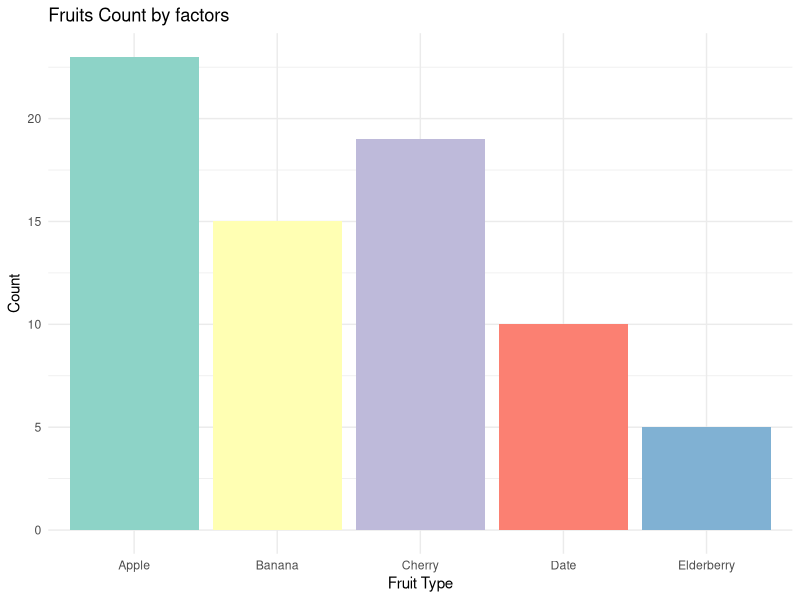
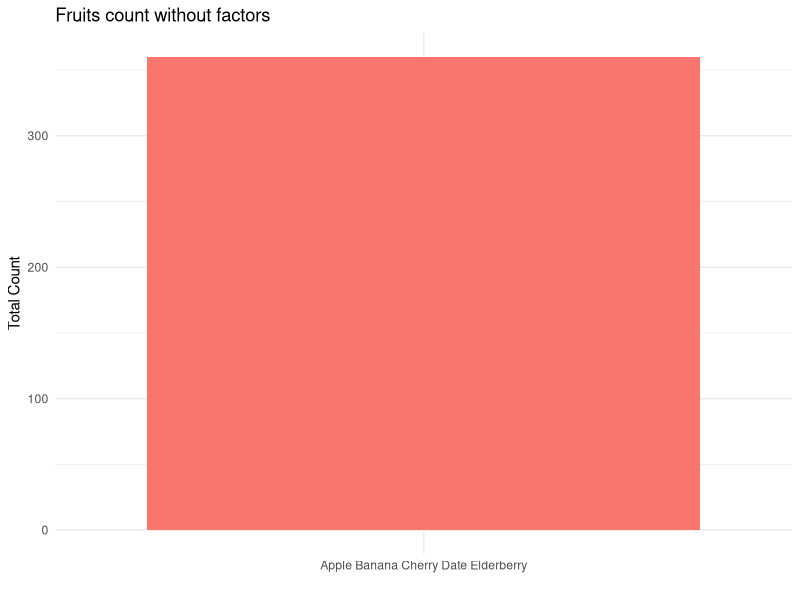

Write the R code that produced these figures, in order.
## ---- chunk 1
#| include: false
#| eval: true
library(tidyverse)
## ---- chunk 2
# Creating a numeric vector
numeric_vector <- c(1, 3, 5, 7, 9)
## ---- chunk 3
# Creating a character vector
character_vector <- c("apple", "banana", "cherry")
## ---- chunk 4
# Creating a logical vector
logical_vector <- c(TRUE, FALSE, TRUE)
## ---- chunk 5
#Accessing the second element of numeric_vector
numeric_vector[2]
# here we asked R what element is at index 2
# the answer is  3
## ---- chunk 6
# Adding an element to numeric_vector
numeric_vector <- c(numeric_vector, 11)  # numeric_vector is now c(1, 3, 5, 7, 9, 11)

## ---- chunk 7
# Removing the first element from numeric_vector
numeric_vector <- numeric_vector[-1]  # numeric_vector is now c(3, 5, 7, 9, 11)
## ---- chunk 8
# Changing the third element of numeric_vector
numeric_vector[3] <- 10  # numeric_vector is now c(2, 3, 10, 5, 6)
## ---- chunk 9

# 1. Create a character vector with names of three of your favorite fruits.
favorite_fruits <- c("Apple", "Banana", "Cherry")

# 2. Access and print the second element of the vector.
second_fruit <- favorite_fruits[2]
print(second_fruit)

# 4. Add another favorite fruit to your vector.
favorite_fruits <- c(favorite_fruits, "Date")
print(favorite_fruits)

# 4. Remove the first element from your vector.
favorite_fruits <- favorite_fruits[-1]
print(favorite_fruits)

# 4. Change the last element of your vector to a different fruit item.

favorite_fruits[3] <- "Elderberry"
print(favorite_fruits)

# Now, the favorite_fruits vector should be: c("Banana", "Cherry", "Elderberry")

## ---- chunk 10
library(ggplot2)

# Example dataset: Fruits and their counts
fruits <- c("Apple", "Banana", "Cherry", "Date", "Elderberry")
counts <- c(23, 15, 19, 10, 5)

# Calculate total count of all fruits
total_count <- sum(counts)

# Create a data frame
fruit_data <- data.frame(Fruit = factor(fruits, levels = fruits), Count = counts)

# Use ggplot2 to create a bar plot
ggplot(fruit_data, aes(x = Fruit, y = Count, fill = Fruit)) +
  geom_bar(stat = "identity") +
  scale_fill_brewer(palette = "Set3") +
  labs(x = "Fruit Type", y = "Count", title = "Fruits Count by factors") +
  theme_minimal() +
  theme(legend.position = "none")
## ---- chunk 11
# R code to plot all fruits as a single bar, ignoring individual counts

# Example dataset: Fruits and their counts without factor levels
fruits <- rep("Apple Banana Cherry Date Elderberry", 5)
counts <- c(23, 15, 19, 10, 5)

# Calculate the total count
total_count <- sum(counts)

# Create a data frame with a single fruit category
fruit_data_combined <- data.frame(Fruit = fruits, Count = total_count)

# Use ggplot2 to create a bar plot with all fruits combined into a single bar
ggplot(fruit_data_combined, aes(x = Fruit, y = Count, fill = Fruit)) +
  geom_bar(stat = "identity") +
  labs(x = "", y = "Total Count", title = "Fruits count without factors") +
  theme_minimal() +
  theme(legend.position = "none")
## ---- chunk 12
# Create a vector of fruit names
fruit_vector <- c("Apple", "Banana", "Cherry", "Apple", "Cherry", "Banana", "Banana", "Cherry", "Apple","Apple","Apple")
## ---- chunk 13
fruit_vector #  you can get the value of a vector just by running its name in the console or in a code chunk
## ---- chunk 14
# In this code, convert the fruit_vector vector into a factor using the factor() function.
fruit_factor <- factor(fruit_vector)
## ---- chunk 15
fruit_factor  
## ---- chunk 16
levels(fruit_factor)  
## ---- chunk 17
summary(fruit_factor)

## ---- chunk 18
sizes <- c("Small", "Medium", "Large", "Medium", "Small")
## ---- chunk 19
ordered_sizes <- factor(sizes, ordered = TRUE, levels = c("Small", "Medium", "Large"))
## ---- chunk 20
fruits <- c("apple", "banana", "cherry", "apple", "cherry")
fruit_factor <- factor(fruits)
## ---- chunk 21
fruit_labels <- as.character(fruit_factor)
## ---- chunk 22
fruit_numbers <- as.numeric(fruit_factor)
## ---- chunk 23

# 1. Create a factor variable with your favorite colors.
favorite_colors <- c("Red", "Blue", "Green", "Blue", "Red")
color_factor <- factor(favorite_colors)

# 2. Find out the levels of your factor variable.
color_levels <- levels(color_factor)
color_levels  # Output: "Blue" "Green" "Red"

# 5. Create an ordered factor with levels "Low", "Medium", "High".
ordered_vector <- c("Low", "Medium", "High", "Medium", "Low")
ordered_factor <- factor(ordered_vector, ordered = TRUE, levels = c("Low", "Medium", "High"))

# 5. Get a summary of your ordered factor.
ordered_summary <- summary(ordered_factor)
ordered_summary  # Output: a table showing the counts of each level

# 5. Convert the factor back to a character vector.
char_vector <- as.character(ordered_factor)
char_vector  # Output: "Low" "Medium" "High" "Medium" "Low"

## ---- chunk 24
# A simple data frame with three columns
mouse_data <- data.frame(
  mouse_id   = c("M01", "M02", "M03", "M04", "M05"),
  group      = c("control", "control", "treatment", "treatment", "treatment"),
  body_weight = c(24.1, 23.8, 28.5, 27.2, 29.0)
)

mouse_data
## ---- chunk 25
# nrow and ncol tell you the dimensions
nrow(mouse_data)
ncol(mouse_data)

# str() shows column types — very useful for diagnosing problems
str(mouse_data)

# head() shows the first 6 rows (useful for large datasets)
head(mouse_data)
## ---- chunk 26
# Dollar sign: the most common approach
mouse_data$body_weight

# Double brackets with column name
mouse_data[["body_weight"]]

# Double brackets with column index number
mouse_data[[3]]
## ---- chunk 27
# Row 2, all columns
mouse_data[2, ]

# All rows, column 3
mouse_data[, 3]

# Row 2, column 3
mouse_data[2, 3]
## ---- chunk 28
library(tibble)

# tibble() works exactly like data.frame() but prints more neatly
mouse_tibble <- tibble(
  mouse_id    = c("M01", "M02", "M03", "M04", "M05"),
  group       = c("control", "control", "treatment", "treatment", "treatment"),
  body_weight = c(24.1, 23.8, 28.5, 27.2, 29.0)
)

mouse_tibble
## ---- chunk 29
# Add a new column using the dollar sign
mouse_data$weight_kg <- mouse_data$body_weight / 1000

# Modify an existing column
mouse_data$body_weight <- round(mouse_data$body_weight, 0)

mouse_data
## ---- chunk 30
# R chooses "control" as reference automatically (alphabetical)
group_factor <- factor(c("treatment", "control", "treatment", "control"))
levels(group_factor)  # "control" comes first = reference group

# In a regression, the coefficient for "treatment" is relative to "control"
# This is what you want — but it happens to be correct here by accident
## ---- chunk 31
# Explicitly set "control" as the reference group
group_factor <- relevel(group_factor, ref = "control")
levels(group_factor)
## ---- chunk 32
library(forcats)

# fct_relevel: move specific levels to the front
diet_group <- factor(c("high_fat", "low_fat", "control", "high_fat", "control"))
diet_reordered <- fct_relevel(diet_group, "control", "low_fat", "high_fat")
levels(diet_reordered)

# fct_recode: rename levels
diet_renamed <- fct_recode(diet_group,
  "Control diet"   = "control",
  "Low-fat diet"   = "low_fat",
  "High-fat diet"  = "high_fat"
)
levels(diet_renamed)

# fct_infreq: order by frequency (most common first) — useful for bar charts
diet_by_freq <- fct_infreq(diet_group)
levels(diet_by_freq)
## ---- chunk 33
# 1. Create the data frame
mice <- data.frame(
  mouse_id    = paste0("M0", 1:8),
  group       = c("control", "control", "control",
                  "low_dose", "low_dose",
                  "high_dose", "high_dose", "high_dose"),
  body_weight = c(23.5, 24.1, 22.8, 26.3, 27.0, 29.5, 30.1, 28.8),
  glucose     = c(5.2, 5.8, 5.5, 7.1, 6.9, 9.3, 10.2, 8.7)
)

# 2. Convert group to an ordered factor
mice$group <- factor(mice$group,
                     levels = c("control", "low_dose", "high_dose"))

# 3. Check levels
levels(mice$group)  # "control" is the reference — correct

# 4. Mean body weight per group
tapply(mice$body_weight, mice$group, mean)

# 5. Add glucose category
mice$glucose_category <- ifelse(mice$glucose < 7, "normal", "elevated")
mice
## ---- chunk 34
# 1. Structure
str(ToothGrowth)

# 2. Factor with labels
tg <- ToothGrowth
tg$supp <- factor(tg$supp,
                  levels = c("VC", "OJ"),
                  labels = c("Ascorbic acid", "Orange juice"))
levels(tg$supp)

# 3. Ordered dose factor
tg$dose <- factor(tg$dose, levels = c(0.5, 1.0, 2.0), ordered = TRUE)
levels(tg$dose)

# 4. Subset with [
tg[tg$dose == "2" & tg$supp == "Orange juice", ]

# 5. New column
tg$len_cm <- tg$len / 10000
head(tg)
## ---- chunk 35
library(forcats)

pg <- PlantGrowth

# 1-2. Inspect
str(pg)
levels(pg$group)  # "ctrl" "trt1" "trt2" — ctrl is reference (first level)

# 3. Reorder (already correct, but explicit is better)
pg$group <- factor(pg$group, levels = c("ctrl", "trt1", "trt2"))

# 4. Rename levels
pg$group <- fct_recode(pg$group,
  "Control"     = "ctrl",
  "Treatment 1" = "trt1",
  "Treatment 2" = "trt2"
)
levels(pg$group)

# 5. Summary stats
tapply(pg$weight, pg$group, mean)
tapply(pg$weight, pg$group, sd)
